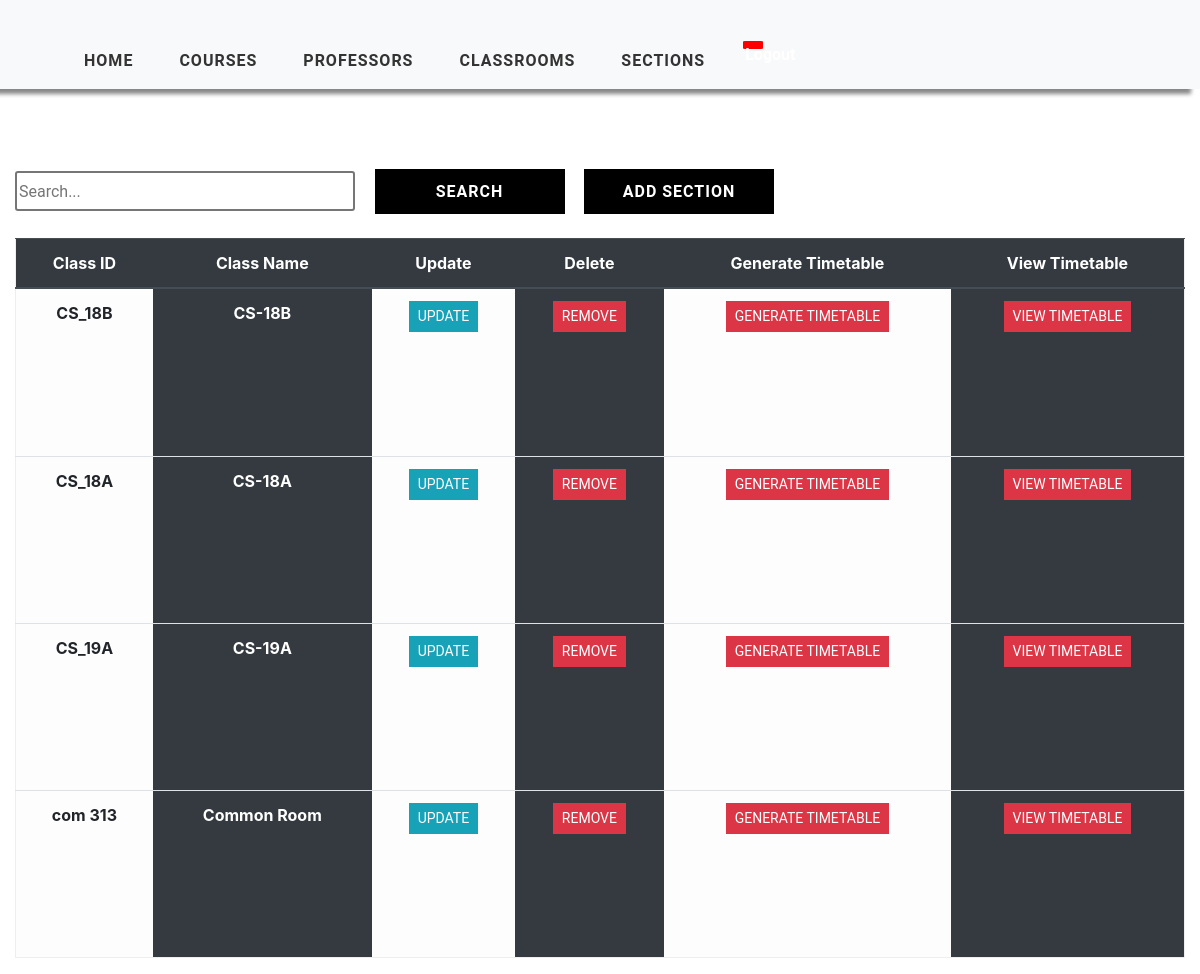
Page /class-view/ (signed in) on the earlier database version.
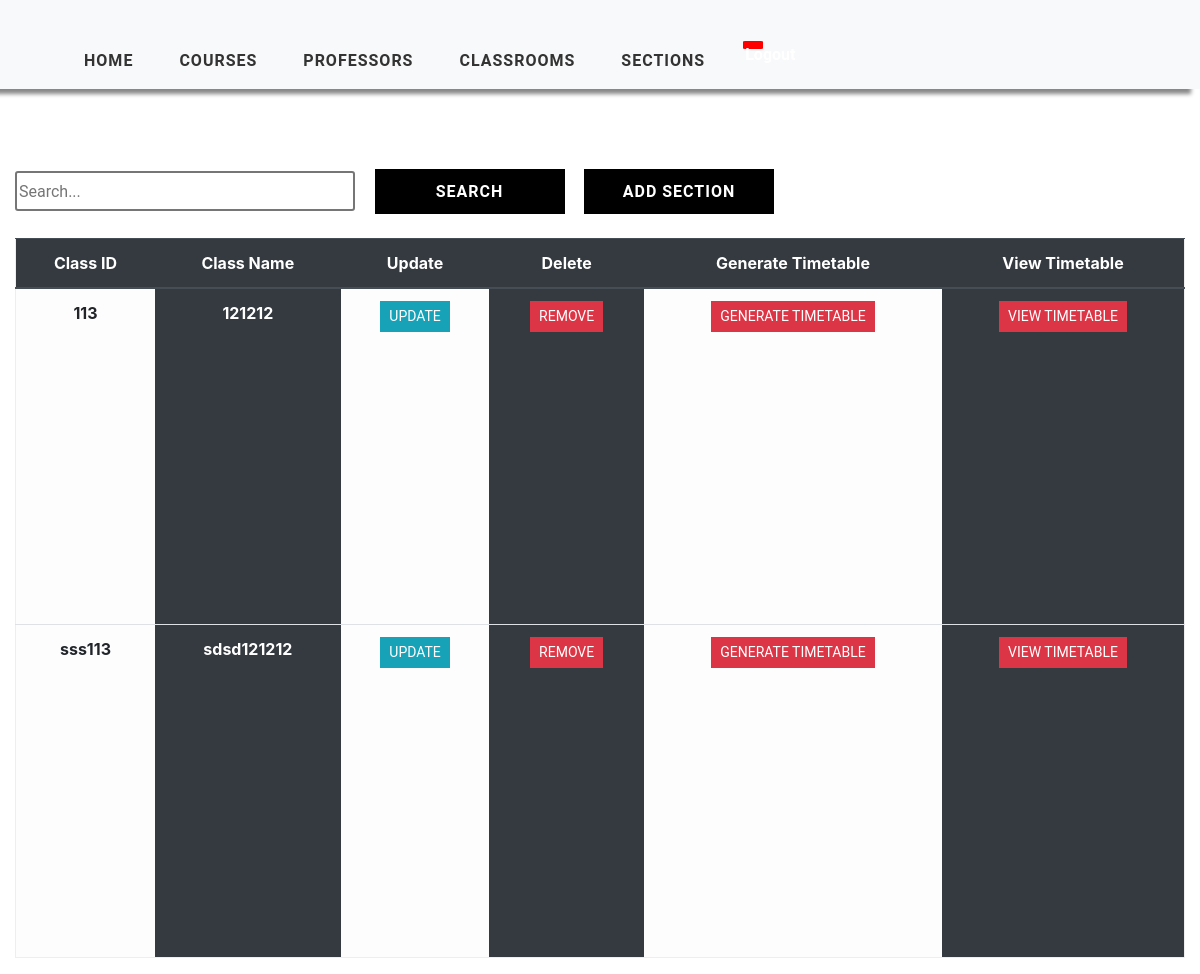
Same page on the later database version.
### timetableapp/models.py (models this page shows, shortened)
class Class(models.Model):
    WEEK_DAY = (
    ('Monday', 'Monday'),
    ('Tuesday', 'Tuesday'),
    ('Wednesday', 'Wednesday'),
    ('Thursday', 'Thursday'),
    ('Friday', 'Friday'),
    ('Saturday', 'Saturday'),
    ('Sunday', 'Sunday')
    )
    class_id = models.CharField(max_length=2000, primary_key=True)
    class_name = models.CharField(max_length=2000, null=True)
    week_day = MultiSelectField(max_length=2000, choices=WEEK_DAY, max_choices=7)
    start_time = models.PositiveIntegerField(null=True)
    end_time = models.PositiveIntegerField(null=True)

### timetableapp/views.py (the view)
# urls.py: path('class-view/', views.ClassTable, name='class_view'),
@login_required(login_url='login')
def ClassTable(request):
    sections = Class.objects.all()
    context = {'sections': sections}
    return render(request, 'timetableapp/ClassTable.html', context)

### timetableapp/templates/timetableapp/ClassTable.html (shortened to what this page needs)
{% extends 'timetableapp/main.html' %}
{% load static %}
{% block content %}
    <div class="container-fluid">
    <div class="search">
        <input type="text" class="searchbox" placeholder="Search...">
        <input type="submit" value="Search" class="searchButton">
        <a href="{% url 'add-class' %}"><button class="searchButton">Add Section </button></a>
    </div>
	<div class="table-responsive-lg">
        <table class="table ">
            <thead class="thead-dark">
			<tr>
                <div class="header__item filter__link" >
                   <th scope="col" class="text-center">Class ID</th>
                </div>
                <div class="header__item filter__link">
                  <th class="text-center" scope="col">Class Name</th>
                </div>
                <div class="header__item filter__link">
                    <th class="text-center" scope="col"> Update</th>
                </div>
                <div class="header__item filter__link">
                     <th class="text-center" scope="col">Delete</th>
                </div>
                <div class="header__item filter__link">
                    <th class="text-center" scope="col">Generate Timetable</th>
                </div>
                <div class="header__item filter__link">
                    <th class="text-center" scope="col">View Timetable</th>
                </div>
			</tr>
            </thead>
                {% for section in sections %}
				    <tr>
                        <th scope="row" class="table-light text-center">{{ section.class_id }}</th>
						<th scope="row" class="table-dark text-center"  >{{ section.class_name }}</th>
                        <th scope="row" class="table-light text-center"> <a href="{% url 'update-classview' section.class_id %}" class="btn btn-sm btn-info">Update</a></th>
                        <th scope="row" class="table-dark text-center"> <a href="{% url 'delete-class' section.class_id %}" class="btn btn-sm btn-danger" >Remove</a></th>
                        <th scope="row" class="table-light text-center"> <a href="{% url 'generate-timetable' section.class_id %}" class="btn btn-sm btn-danger" >Generate Timetable</a></th>
                        <th scope="row" class="table-dark text-center"> <a href="{% url 'timetable' section.class_id %}" class="btn btn-sm btn-danger" >View Timetable</a></th>
					</tr>
                {% endfor %}
        </table>
</div>
    </div>
{% endblock %}

Differences in the rows shown:
removed Class: class_id "CS_18B", class_name "CS-18B"
removed Class: class_id "CS_18A", class_name "CS-18A"
removed Class: class_id "CS_19A", class_name "CS-19A"
removed Class: class_id "com 313", class_name "Common Room"
added Class: class_id "113", class_name "121212"
added Class: class_id "sss113", class_name "sdsd121212"
